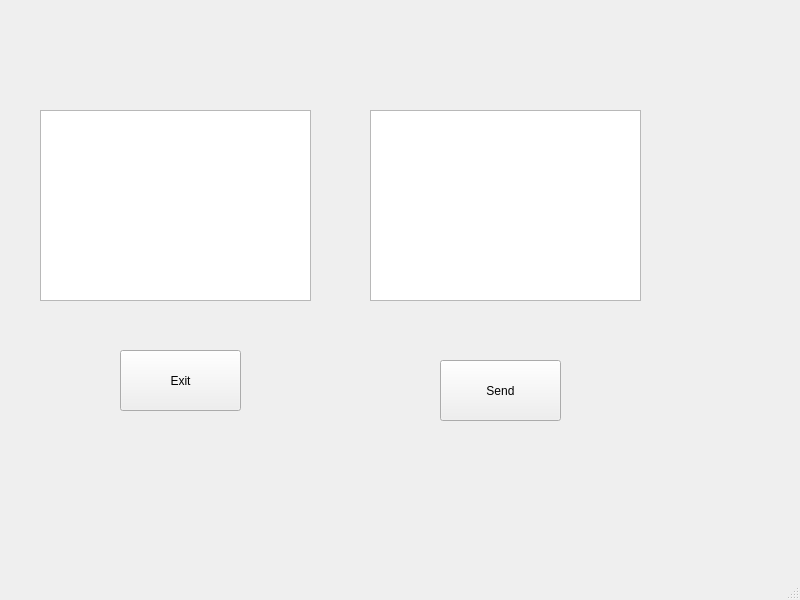
<?xml version="1.0" encoding="UTF-8"?>
<ui version="4.0">
 <class>Server</class>
 <widget class="QMainWindow" name="Server">
  <property name="geometry">
   <rect>
    <x>0</x>
    <y>0</y>
    <width>800</width>
    <height>600</height>
   </rect>
  </property>
  <property name="windowTitle">
   <string>Server</string>
  </property>
  <widget class="QWidget" name="centralwidget">
   <widget class="QTextEdit" name="Rec_window">
    <property name="geometry">
     <rect>
      <x>40</x>
      <y>110</y>
      <width>271</width>
      <height>191</height>
     </rect>
    </property>
   </widget>
   <widget class="QPushButton" name="Send">
    <property name="geometry">
     <rect>
      <x>440</x>
      <y>360</y>
      <width>121</width>
      <height>61</height>
     </rect>
    </property>
    <property name="text">
     <string>Send</string>
    </property>
   </widget>
   <widget class="QPushButton" name="Exit">
    <property name="geometry">
     <rect>
      <x>120</x>
      <y>350</y>
      <width>121</width>
      <height>61</height>
     </rect>
    </property>
    <property name="text">
     <string>Exit</string>
    </property>
   </widget>
   <widget class="QTextEdit" name="Send_window">
    <property name="geometry">
     <rect>
      <x>370</x>
      <y>110</y>
      <width>271</width>
      <height>191</height>
     </rect>
    </property>
   </widget>
  </widget>
  <widget class="QMenuBar" name="menubar">
   <property name="geometry">
    <rect>
     <x>0</x>
     <y>0</y>
     <width>800</width>
     <height>23</height>
    </rect>
   </property>
  </widget>
  <widget class="QStatusBar" name="statusbar"/>
 </widget>
 <resources/>
 <connections/>
</ui>
